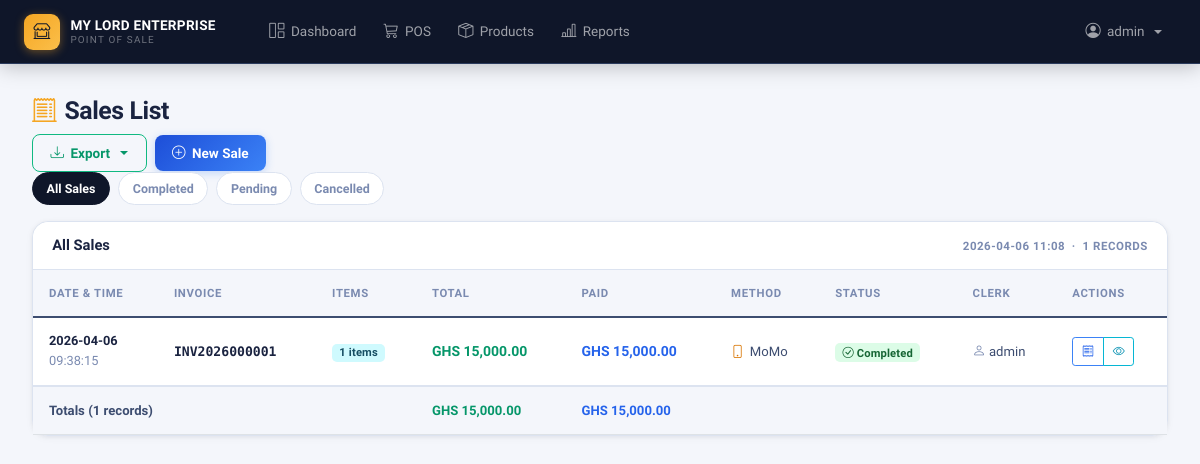
The page /pos/list-sales (signed in) on the database its author committed.
### app/models.py (models this page shows, shortened)
class User(UserMixin, db.Model):
    id = db.Column(db.Integer, primary_key=True)
    username = db.Column(db.String(80), unique=True, nullable=False)
    password_hash = db.Column(db.String(500))
    role = db.Column(db.String(20), nullable=False, default='cashier')  # admin, manager, cashier
    created_at = db.Column(db.DateTime, default=datetime.utcnow)
    is_active = db.Column(db.Boolean, default=True, nullable=False)
    is_temporary_password = db.Column(db.Boolean, default=False, nullable=False)
    password_reset_token = db.Column(db.String(100), nullable=True)
    password_reset_expires = db.Column(db.DateTime, nullable=True)
    must_change_password = db.Column(db.Boolean, default=False, nullable=False)
    last_password_change = db.Column(db.DateTime, nullable=True)
    sales = db.relationship('Sale', backref='clerk', lazy=True)
    expenses = db.relationship('Expense', backref='user', lazy=True)
    def needs_password_change(self):
        return self.must_change_password or self.is_temporary_password
    def is_admin(self):
        return self.role == 'admin'
    def is_manager(self):
        return self.role in ['admin', 'manager']

class Sale(db.Model):
    id = db.Column(db.Integer, primary_key=True)
    invoice_number = db.Column(db.String(20), unique=True, nullable=False)
    clerk_id = db.Column(db.Integer, db.ForeignKey('user.id'), nullable=False)
    total_amount = db.Column(db.Numeric(10, 2), nullable=False)
    total_profit = db.Column(db.Numeric(10, 2), nullable=False, default=0.00)
    payment_method = db.Column(db.String(20), nullable=False, default='cash')
    amount_paid = db.Column(db.Numeric(10, 2), nullable=False, default=0.00)
    change_given = db.Column(db.Numeric(10, 2), nullable=False, default=0.00)
    status = db.Column(db.String(20), nullable=False, server_default='completed')
    created_at = db.Column(db.DateTime, default=datetime.utcnow)
    updated_at = db.Column(db.DateTime, default=datetime.utcnow, onupdate=datetime.utcnow)
    sale_items = db.relationship('SaleItem', backref='sale', lazy=True, cascade='all, delete-orphan')

### app/pos.py (the view)
@bp.route('/list-sales')
@login_required
def list_sales():
    page = request.args.get('page', 1, type=int)
    status_filter = request.args.get('status', 'all')
    query = Sale.query
    if current_user.role == 'clerk':
        query = query.filter(Sale.clerk_id == current_user.id)
    if status_filter != 'all':
        query = query.filter(Sale.status == status_filter)
    sales = query.order_by(Sale.created_at.desc()).paginate(
        page=page, per_page=20, error_out=False
    )
    return render_template(
        'pos/sales_list.html',
        sales=sales,
        status_filter=status_filter,
        current_time=datetime.now()
    )

### app/models.py (called while the page is built)
    @property
    def line_total(self):
        return float(self.quantity * self.price_at_sale)

    @property
    def unit_display(self):
        unit_map = {
            'full': 'Full Pack',
            'half': 'Half Pack',
            'quarter': 'Quarter Pack',
            'unit': 'Retail Unit'
        }
        return unit_map.get(self.unit_type, 'Full Pack')

### app/templates/pos/sales_list.html (shortened to what this page needs)
{% extends "base.html" %}
{% block content %}
<div class="page-header-bar">
    <h2 class="page-title">
        <i class="bi bi-receipt-cutoff"></i> Sales List
    </h2>
    <div class="d-flex align-items-center gap-2 flex-wrap">
        <div class="dropdown">
            <button class="btn btn-outline-success dropdown-toggle" type="button" data-bs-toggle="dropdown">
                <i class="bi bi-download"></i> Export
            </button>
        </div>
        <a href="{{ url_for('pos.pos_page') }}" class="btn btn-primary">
            <i class="bi bi-plus-circle"></i> New Sale
        </a>
    </div>
</div>
<div class="status-filter-bar mb-3 d-print-none">
    <a href="{{ url_for('pos.list_sales', status='all') }}" class="filter-pill {{ 'active' if status_filter == 'all' else '' }}">All Sales</a>
    <a href="{{ url_for('pos.list_sales', status='completed') }}" class="filter-pill {{ 'active' if status_filter == 'completed' else '' }}">Completed</a>
    <a href="{{ url_for('pos.list_sales', status='pending') }}" class="filter-pill {{ 'active' if status_filter == 'pending' else '' }}">Pending</a>
    <a href="{{ url_for('pos.list_sales', status='cancelled') }}" class="filter-pill {{ 'active' if status_filter == 'cancelled' else '' }}">Cancelled</a>
</div>
{% if sales.items %}
<div class="card sales-card" id="salesTableCard">
    <div class="card-header d-flex justify-content-between align-items-center d-print-block">
        <h5 style="margin:0;font-size:0.92rem;font-weight:700;color:var(--text-primary)">
            {{ status_filter.title() if status_filter != 'all' else 'All Sales' }}
        </h5>
        <span class="table-meta d-print-block">
            {{ current_time.strftime('%Y-%m-%d %H:%M') if current_time else '' }}
            &nbsp;·&nbsp; {{ sales.total }} records
        </span>
    </div>
    <div class="card-body p-0">
        <div class="table-responsive">
            <table class="table table-hover mb-0" id="salesTable">
                <thead>
                    <tr>
                        <th>Date & Time</th>
                        <th>Invoice</th>
                        <th>Items</th>
                        <th>Total</th>
                        <th>Paid</th>
                        <th>Method</th>
                        <th>Status</th>
                        <th>Clerk</th>
                        <th class="d-print-none">Actions</th>
                    </tr>
                </thead>
                <tbody>
                    {% for sale in sales.items %}
                    <tr>
                        <td style="font-size:0.8rem">
                            <div style="font-weight:600;color:var(--text-primary)">{{ sale.created_at.strftime('%Y-%m-%d') }}</div>
                            <div style="color:var(--text-muted)">{{ sale.created_at.strftime('%H:%M:%S') }}</div>
                        </td>
                        <td>
                            <span style="font-weight:700;color:var(--text-primary);font-family:var(--font-mono);font-size:0.82rem">{{ sale.invoice_number }}</span>
                        </td>
                        <td>
                            <span class="badge bg-info">{{ sale.sale_items|length }} items</span>
                        </td>
                        <td>
                            <strong style="color:#059669">GHS {{ sale.total_amount|currency }}</strong>
                        </td>
                        <td>
                            <span style="color:#2563eb;font-weight:600">GHS {{ sale.amount_paid|currency }}</span>
                        </td>
                        <td>
                            {% if sale.payment_method == 'cash' %}
                                <span class="pay-method"><i class="bi bi-cash-stack" style="color:#059669"></i> Cash</span>
                            {% elif sale.payment_method == 'card' %}
                                <span class="pay-method"><i class="bi bi-credit-card" style="color:#2563eb"></i> Card</span>
                            {% elif sale.payment_method == 'mobile_money' %}
                                <span class="pay-method"><i class="bi bi-phone" style="color:#d97706"></i> MoMo</span>
                            {% elif sale.payment_method == 'bank_transfer' %}
                                <span class="pay-method"><i class="bi bi-bank" style="color:#0891b2"></i> Bank</span>
                            {% else %}
                                <span class="pay-method"><i class="bi bi-question-circle"></i> {{ sale.payment_method.title() }}</span>
                            {% endif %}
                        </td>
                        <td>
                            {% if sale.status == 'completed' %}
                                <span class="badge bg-success"><i class="bi bi-check-circle"></i> Completed</span>
                            {% elif sale.status == 'pending' %}
                                <span class="badge bg-warning"><i class="bi bi-clock"></i> Pending</span>
                            {% elif sale.status == 'cancelled' %}
                                <span class="badge bg-danger"><i class="bi bi-x-circle"></i> Cancelled</span>
                            {% endif %}
                        </td>
                        <td style="font-size:0.82rem;font-weight:500">
                            <i class="bi bi-person" style="color:var(--text-muted)"></i> {{ sale.clerk.username }}
                        </td>
                        <td class="d-print-none action-cell">
                            <div class="btn-group btn-group-sm">
                                <a href="{{ url_for('pos.receipt', sale_id=sale.id) }}"
                                   class="btn btn-outline-primary" title="View Receipt">
                                    <i class="bi bi-receipt"></i>
                                </a>
                                <button type="button" class="btn btn-outline-info"
                                        data-bs-toggle="modal" data-bs-target="#saleModal{{ sale.id }}"
                                        title="View Details">
                                    <i class="bi bi-eye"></i>
                                </button>
                            </div>
                        </td>
                    </tr>
                    {% endfor %}
                </tbody>
                <tfoot class="d-print-table-footer-group">
                    <tr>
                        <th colspan="3">Totals ({{ sales.total }} records)</th>
                        <th style="color:#059669">GHS {{ sales.items|sum(attribute='total_amount')|currency }}</th>
                        <th style="color:#2563eb">GHS {{ sales.items|sum(attribute='amount_paid')|currency }}</th>
                        <th colspan="4"></th>
                    </tr>
                </tfoot>
            </table>
        </div>
    </div>
</div>
{% endif %}
{% endblock %}

### app/templates/base.html (shortened to what this page needs)
<!DOCTYPE html>
<html lang="en">
<head>
    <link href="{{ url_for('static', filename='css/bootstrap.min.css') }}" rel="stylesheet">
    <link rel="stylesheet" href="{{ url_for('static', filename='css/bootstrap-icons.css') }}">
    <link rel="stylesheet" href="{{ url_for('static', filename='css/animations.css') }}">
</head>
<body>
    <nav class="navbar navbar-expand-lg navbar-dark">
        <div class="container">
            <a class="navbar-brand" href="{{ url_for('main.index') }}">
                <div class="brand-icon"><i class="bi bi-shop-window"></i></div>
                <div class="brand-text">
                    <span class="brand-main">MY LORD ENTERPRISE</span>
                    <span class="brand-sub">Point of Sale</span>
                </div>
            </a>
            {% if current_user.is_authenticated %}
            <div class="collapse navbar-collapse" id="navbarNav">
                <ul class="navbar-nav ms-4 me-auto">
                    <li class="nav-item">
                        <a class="nav-link" href="{{ url_for('main.index') }}">
                            <i class="bi bi-grid-1x2"></i> Dashboard
                        </a>
                    </li>
                    <li class="nav-item">
                        <a class="nav-link" href="{{ url_for('pos.pos_page') }}">
                            <i class="bi bi-cart3"></i> POS
                        </a>
                    </li>
                    {% if current_user.is_manager() %}
                    <li class="nav-item">
                        <a class="nav-link" href="{{ url_for('products.list_products') }}">
                            <i class="bi bi-box-seam"></i> Products
                        </a>
                    </li>
                    <li class="nav-item">
                        <a class="nav-link" href="{{ url_for('reports.sales_reports') }}">
                            <i class="bi bi-bar-chart-line"></i> Reports
                        </a>
                    </li>
                    {% endif %}
                </ul>
                <ul class="navbar-nav">
                    <li class="nav-item dropdown">
                        <a class="nav-link dropdown-toggle" href="#" role="button" data-bs-toggle="dropdown">
                            <i class="bi bi-person-circle"></i>
                            {{ current_user.username }}
                        </a>
                    </li>
                </ul>
            </div>
            {% endif %}
        </div>
    </nav>
    <div class="container-fluid">
        {% block content %}{% endblock %}
    </div>
</body>
</html>

### app/static/css/animations.css (style rules this page uses)
.card { animation: fadeInUp 0.6s ease-out backwards; }
.table tbody tr { animation: fadeIn 0.5s ease-out backwards; }
.table tbody tr:nth-child(1) { animation-delay: 0.1s; }
.btn-group .btn { animation: fadeIn 0.5s ease-out backwards; }
.btn-group .btn:nth-child(1) { animation-delay: 0.1s; }
.btn-group .btn:nth-child(2) { animation-delay: 0.15s; }
.form-group, .mb-3 { animation: fadeIn 0.5s ease-out backwards; }
.form-group:nth-child(2), .mb-3:nth-child(2) { animation-delay: 0.15s; }
.navbar-brand { animation: slideInLeft 0.6s ease-out; }
.navbar-nav .nav-item { animation: slideDown 0.5s ease-out backwards; }
.navbar-nav .nav-item:nth-child(1) { animation-delay: 0.1s; }
.navbar-nav .nav-item:nth-child(2) { animation-delay: 0.15s; }
.navbar-nav .nav-item:nth-child(3) { animation-delay: 0.2s; }
.navbar-nav .nav-item:nth-child(4) { animation-delay: 0.25s; }
.card { transition: transform 0.3s ease, box-shadow 0.3s ease; }
.btn { transition: all 0.3s ease; }
.table tbody tr { transition: background-color 0.2s ease, transform 0.2s ease; }
a { transition: color 0.2s ease; }
.badge { transition: transform 0.2s ease; }
h1, h2, h3.text-primary { animation: slideInLeft 0.6s ease-out; }

### rows shown on the page
User: username "admin"
Sale: created_at "2026-04-06", created_at "09:38:15", invoice_number "INV2026000001", sale_items|length "1", total_amount "15,000.00", amount_paid "15,000.00", payment_method "mobile_money" (drawn), status "completed" (drawn), clerk.username "admin"

### other values the page prints
{{ status_filter.title() if status_filter != 'all' else 'All Sales' }} "All Sales"
{{ sales.total }} "1"
{{ sales.items|sum(attribute='total_amount')|currency }} "15,000.00"
{{ sales.items|sum(attribute='amount_paid')|currency }} "15,000.00"
